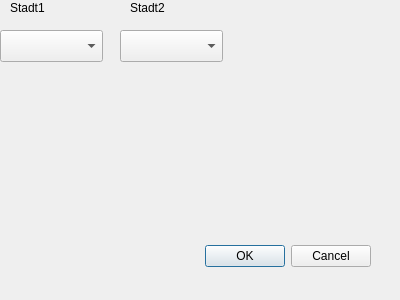
<?xml version="1.0" encoding="UTF-8"?>
<ui version="4.0">
 <class>MakeStreet</class>
 <widget class="QDialog" name="MakeStreet">
  <property name="geometry">
   <rect>
    <x>0</x>
    <y>0</y>
    <width>400</width>
    <height>300</height>
   </rect>
  </property>
  <property name="windowTitle">
   <string>Dialog</string>
  </property>
  <widget class="QDialogButtonBox" name="buttonBox">
   <property name="geometry">
    <rect>
     <x>30</x>
     <y>240</y>
     <width>341</width>
     <height>32</height>
    </rect>
   </property>
   <property name="orientation">
    <enum>Qt::Horizontal</enum>
   </property>
   <property name="standardButtons">
    <set>QDialogButtonBox::Cancel|QDialogButtonBox::Ok</set>
   </property>
  </widget>
  <widget class="QLabel" name="label">
   <property name="geometry">
    <rect>
     <x>10</x>
     <y>0</y>
     <width>58</width>
     <height>16</height>
    </rect>
   </property>
   <property name="text">
    <string>Stadt1</string>
   </property>
  </widget>
  <widget class="QLabel" name="label_2">
   <property name="geometry">
    <rect>
     <x>130</x>
     <y>0</y>
     <width>58</width>
     <height>16</height>
    </rect>
   </property>
   <property name="text">
    <string>Stadt2</string>
   </property>
  </widget>
  <widget class="QComboBox" name="comboBox">
   <property name="geometry">
    <rect>
     <x>0</x>
     <y>30</y>
     <width>103</width>
     <height>32</height>
    </rect>
   </property>
  </widget>
  <widget class="QComboBox" name="comboBox_2">
   <property name="geometry">
    <rect>
     <x>120</x>
     <y>30</y>
     <width>103</width>
     <height>32</height>
    </rect>
   </property>
  </widget>
 </widget>
 <resources/>
 <connections>
  <connection>
   <sender>buttonBox</sender>
   <signal>accepted()</signal>
   <receiver>MakeStreet</receiver>
   <slot>accept()</slot>
   <hints>
    <hint type="sourcelabel">
     <x>248</x>
     <y>254</y>
    </hint>
    <hint type="destinationlabel">
     <x>157</x>
     <y>274</y>
    </hint>
   </hints>
  </connection>
  <connection>
   <sender>buttonBox</sender>
   <signal>rejected()</signal>
   <receiver>MakeStreet</receiver>
   <slot>reject()</slot>
   <hints>
    <hint type="sourcelabel">
     <x>316</x>
     <y>260</y>
    </hint>
    <hint type="destinationlabel">
     <x>286</x>
     <y>274</y>
    </hint>
   </hints>
  </connection>
 </connections>
</ui>
